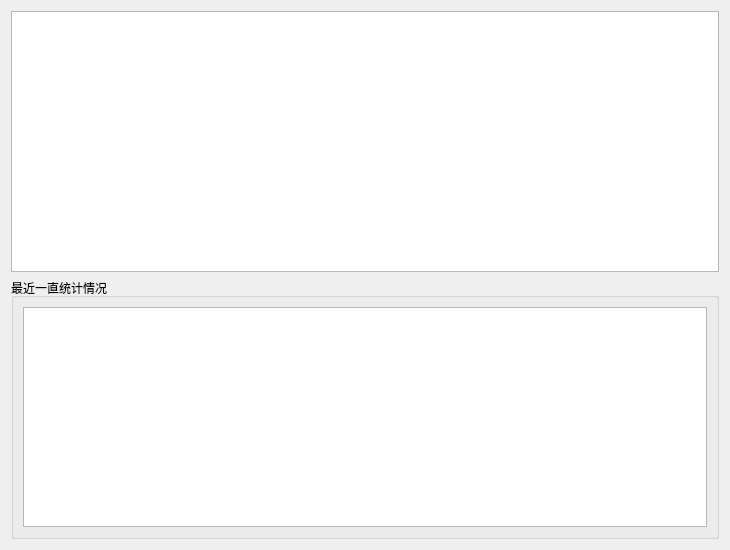
<?xml version="1.0" encoding="UTF-8"?>
<ui version="4.0">
 <class>RecordWindow</class>
 <widget class="QWidget" name="RecordWindow">
  <property name="geometry">
   <rect>
    <x>0</x>
    <y>0</y>
    <width>730</width>
    <height>550</height>
   </rect>
  </property>
  <property name="windowTitle">
   <string>Form</string>
  </property>
  <layout class="QHBoxLayout" name="horizontalLayout_2">
   <item>
    <layout class="QVBoxLayout" name="verticalLayout">
     <item>
      <widget class="QTableView" name="tableView"/>
     </item>
     <item>
      <widget class="QGroupBox" name="groupBox">
       <property name="title">
        <string>最近一直统计情况</string>
       </property>
       <layout class="QHBoxLayout" name="horizontalLayout">
        <item>
         <widget class="QPlainTextEdit" name="plainTextEdit"/>
        </item>
       </layout>
      </widget>
     </item>
    </layout>
   </item>
  </layout>
 </widget>
 <resources/>
 <connections/>
</ui>
